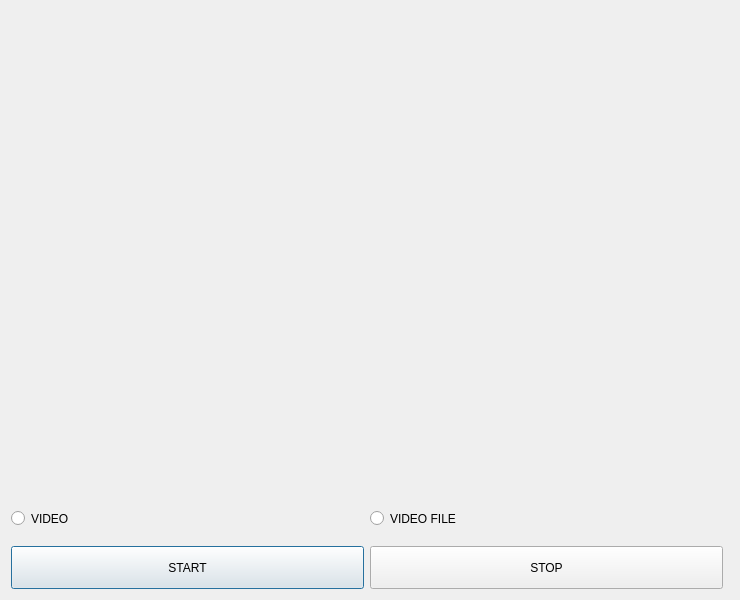
<?xml version="1.0" encoding="UTF-8"?>
<ui version="4.0">
 <class>Dialog</class>
 <widget class="QDialog" name="Dialog">
  <property name="geometry">
   <rect>
    <x>0</x>
    <y>0</y>
    <width>740</width>
    <height>600</height>
   </rect>
  </property>
  <property name="windowTitle">
   <string>Dialog</string>
  </property>
  <layout class="QGridLayout" name="gridLayout">
   <item row="0" column="0" colspan="3">
    <widget class="QLabel" name="videoLabel">
     <property name="sizePolicy">
      <sizepolicy hsizetype="Expanding" vsizetype="Expanding">
       <horstretch>0</horstretch>
       <verstretch>0</verstretch>
      </sizepolicy>
     </property>
     <property name="minimumSize">
      <size>
       <width>640</width>
       <height>480</height>
      </size>
     </property>
     <property name="autoFillBackground">
      <bool>true</bool>
     </property>
     <property name="text">
      <string/>
     </property>
    </widget>
   </item>
   <item row="1" column="0">
    <widget class="QRadioButton" name="videoChb">
     <property name="sizePolicy">
      <sizepolicy hsizetype="Expanding" vsizetype="Expanding">
       <horstretch>0</horstretch>
       <verstretch>0</verstretch>
      </sizepolicy>
     </property>
     <property name="text">
      <string>VIDEO</string>
     </property>
    </widget>
   </item>
   <item row="1" column="1">
    <widget class="QRadioButton" name="videoFileChb">
     <property name="sizePolicy">
      <sizepolicy hsizetype="Expanding" vsizetype="Expanding">
       <horstretch>0</horstretch>
       <verstretch>0</verstretch>
      </sizepolicy>
     </property>
     <property name="text">
      <string>VIDEO FILE</string>
     </property>
    </widget>
   </item>
   <item row="2" column="0">
    <widget class="QPushButton" name="startBtn">
     <property name="sizePolicy">
      <sizepolicy hsizetype="Expanding" vsizetype="Expanding">
       <horstretch>0</horstretch>
       <verstretch>0</verstretch>
      </sizepolicy>
     </property>
     <property name="text">
      <string>START</string>
     </property>
    </widget>
   </item>
   <item row="2" column="1">
    <widget class="QPushButton" name="stopBtn">
     <property name="sizePolicy">
      <sizepolicy hsizetype="Expanding" vsizetype="Expanding">
       <horstretch>0</horstretch>
       <verstretch>0</verstretch>
      </sizepolicy>
     </property>
     <property name="text">
      <string>STOP</string>
     </property>
    </widget>
   </item>
  </layout>
 </widget>
 <resources/>
 <connections/>
</ui>
